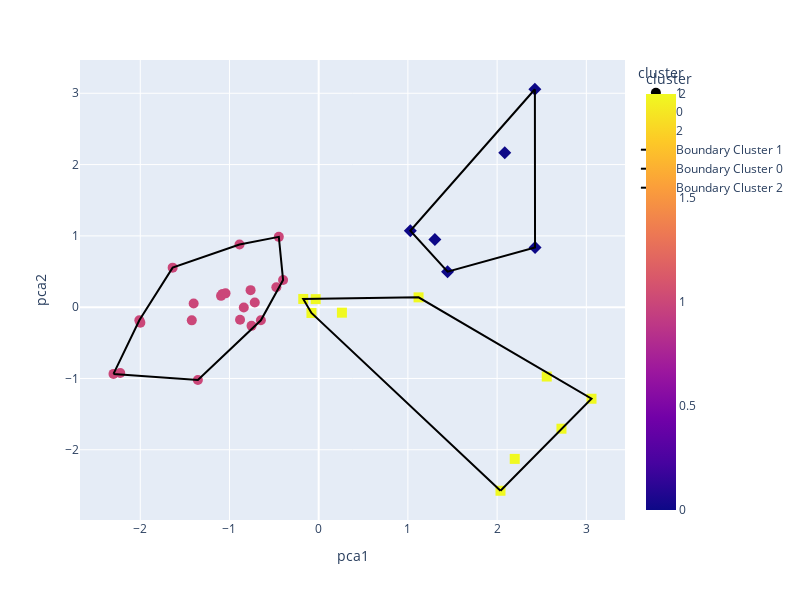

Notebook cell for this chart:
### Code cell
pca_2d(df['Cluster'].values, scaled_data)

### Figure 1 — Plotly figure (JSON) as saved in the notebook; plotly's stock layout.template omitted (floating-point values rounded to 4 significant figures)
{"data": [{"hovertemplate": "cluster=%{marker.color}<br>pca1=%{x}<br>pca2=%{y}<extra></extra>", "legendgroup": "1", "marker": {"color": [1, 1, 1, 1, 1, 1, 1, 1, 1, 1, 1, 1, 1, 1, 1, 1, 1, 1, 1, 1, 1], "coloraxis": "coloraxis", "size": 10, "symbol": "circle"}, "mode": "markers", "name": "1", "orientation": "v", "showlegend": true, "type": "scatter", "x": [-1.077, -1.402, -2.225, -0.7634, -1.354, -1.422, -0.4468, -0.7165, -0.6478, -1.637, -0.8874, -0.8813, -2.3, -1.999, -1.094, -0.7525, -1.044, -0.4745, -2.01, -0.8394, -0.3989], "xaxis": "x", "y": [0.1862, 0.0517, -0.9234, 0.2387, -1.022, -0.1849, 0.986, 0.06485, -0.1841, 0.5543, 0.8789, -0.1761, -0.9361, -0.2182, 0.1586, -0.2622, 0.1938, 0.2796, -0.1837, -0.005034, 0.3807], "yaxis": "y"}, {"hovertemplate": "cluster=%{marker.color}<br>pca1=%{x}<br>pca2=%{y}<extra></extra>", "legendgroup": "0", "marker": {"color": [0, 0, 0, 0, 0, 0], "coloraxis": "coloraxis", "size": 10, "symbol": "diamond"}, "mode": "markers", "name": "0", "orientation": "v", "showlegend": true, "type": "scatter", "x": [2.425, 1.027, 1.445, 1.302, 2.085, 2.423], "xaxis": "x", "y": [0.8382, 1.072, 0.4979, 0.9481, 2.167, 3.057], "yaxis": "y"}, {"hovertemplate": "cluster=%{marker.color}<br>pca1=%{x}<br>pca2=%{y}<extra></extra>", "legendgroup": "2", "marker": {"color": [2, 2, 2, 2, 2, 2, 2, 2, 2, 2], "coloraxis": "coloraxis", "size": 10, "symbol": "square"}, "mode": "markers", "name": "2", "orientation": "v", "showlegend": true, "type": "scatter", "x": [1.119, 0.2605, -0.1728, 2.198, 3.058, 2.038, 2.721, -0.03353, 2.556, -0.08114], "xaxis": "x", "y": [0.1375, -0.07729, 0.1154, -2.128, -1.284, -2.575, -1.705, 0.1125, -0.9728, -0.0812], "yaxis": "y"}, {"line": {"color": "black"}, "mode": "lines", "name": "Boundary Cluster 1", "type": "scatter", "x": [-2.3, -1.354, -0.6478, -0.3989, -0.4468, -0.8874, -1.637, -2.01, -2.3], "y": [-0.9361, -1.022, -0.1841, 0.3807, 0.986, 0.8789, 0.5543, -0.1837, -0.9361]}, {"line": {"color": "black"}, "mode": "lines", "name": "Boundary Cluster 0", "type": "scatter", "x": [2.423, 1.027, 1.445, 2.425, 2.423], "y": [3.057, 1.072, 0.4979, 0.8382, 3.057]}, {"line": {"color": "black"}, "mode": "lines", "name": "Boundary Cluster 2", "type": "scatter", "x": [2.038, 3.058, 1.119, -0.1728, -0.08114, 2.038], "y": [-2.575, -1.284, 0.1375, 0.1154, -0.0812, -2.575]}], "layout": {"coloraxis": {"colorbar": {"title": {"text": "cluster"}}, "colorscale": [[0, "#0d0887"], [0.1111, "#46039f"], [0.2222, "#7201a8"], [0.3333, "#9c179e"], [0.4444, "#bd3786"], [0.5556, "#d8576b"], [0.6667, "#ed7953"], [0.7778, "#fb9f3a"], [0.8889, "#fdca26"], [1, "#f0f921"]]}, "height": 600, "legend": {"title": {"text": "cluster"}, "tracegroupgap": 0}, "margin": {"t": 60}, "width": 800, "xaxis": {"anchor": "y", "domain": [0, 1], "title": {"text": "pca1"}}, "yaxis": {"anchor": "x", "domain": [0, 1], "title": {"text": "pca2"}}}}
